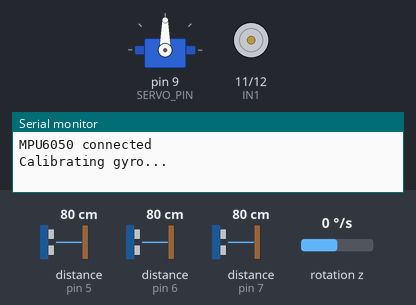
Bench run of a sketch on a simulated Arduino Uno, built with avr-gcc and run on an emulated ATmega328P. Shown: servo, motor-driver pin pairs drawn as motors (green arrow = first pin HIGH = forward, orange = second pin HIGH = backward, longer = more drive, scaled by the enable pin), the last lines printed to the serial monitor. Wiring (inferred from the names in the program): 2 × ultrasonic range finder: trigger pin 2, echo pin 5 / trigger pin 4, echo pin 7. The inputs (shaded band) are chosen by the test bench; at power-on: rotation z 0 °/s, distance to the obstacle (sensors on pin 7, pin 6, pin 5) 80 cm. The echo pulse lasts 58.3 µs per cm. At 18.3 s the program stops and its outputs stay as they are.

Above: at 0.8 s.
0.9 s: rotation z set to -192 °/s
At 5.6 s:
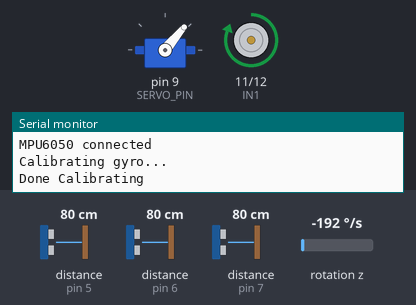
5.8 s: distance to the obstacle (sensor on pin 7) set to 2 cm
At 5.87 s:
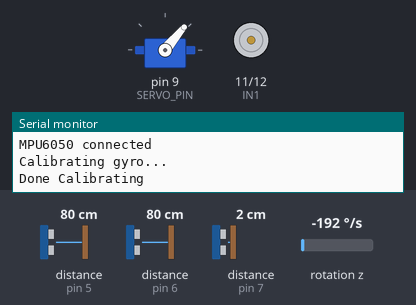
7.4 s: rotation z set to -100 °/s
At 11.0 s:
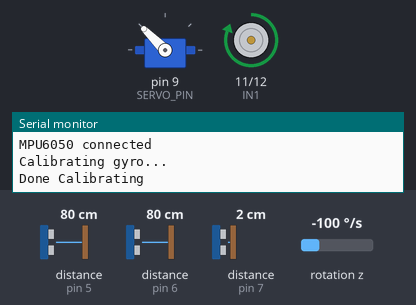
11.3 s: distance to the obstacle (sensor on pin 6) set to 120 cm
At 19.3 s:
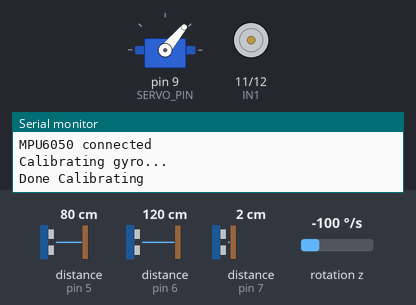
Timing chart, 0 to 19.8 s (numbered marks = the images above; inputs shaded):
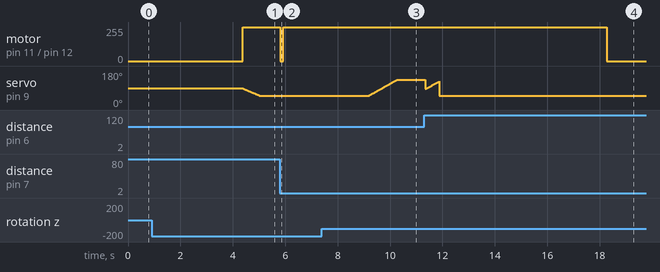

The sketch:

openchallenge.ino
```cpp
#include <Wire.h>
#include <MPU6050.h>
#include <Servo.h>

// .....................................Pin Definitions...........................................//
#define SERVO_PIN 9
#define INITIAL_ANGLE 90
#define IN1 11
#define IN2 12
#define ENA 13
#define trigPinl 3
#define echoPinl 6
#define trigPinr 2
#define echoPinr 5
#define trigPinf 4
#define echoPinf 7

MPU6050 mpu;
Servo myServo;

//.........................................variables.............................................//
int16_t gz;
long previous_time;
float yaw_angle = 0;
float gyro_z_offset = 0;
int calibration_count = 2000;                         // Number of samples for calibration
int currentAngle = INITIAL_ANGLE;

unsigned long lastTime = 0;
int i = 0;
int targetYawAngle = 0;

// PID parameters
float Kp = 1.5;
float Ki = 0.01;
float Kd = 0.5;
// PID variables
float error;
float controlSignal;

int steering_angle  = 89 ;
int c = 0;
int turn_count = 0; // Number of turns

void setup() {
    // ..................................Initialization........................................//
  Serial.begin(9600);
  Wire.begin();
  mpu.initialize();
    // ..................................Motor Driver setup......................................//
  pinMode(IN1, OUTPUT);
  pinMode(IN2, OUTPUT);
  pinMode(ENA, OUTPUT);

  //................................. Ultrasonic sensor setup..................................//
  pinMode(trigPinl, OUTPUT);
  pinMode(echoPinl, INPUT);
  pinMode(trigPinr, OUTPUT);
  pinMode(echoPinr, INPUT);
  pinMode(trigPinf, OUTPUT);
  pinMode(echoPinf, INPUT);
  //.............................Check if MPU6050 is connected properly.......................//
  Serial.println(mpu.testConnection() ? "MPU6050 connected" : "MPU6050 connection failed");
  //.............................Calibrate the gyro to calculate drift........................//
    myServo.attach(SERVO_PIN);
  myServo.write(currentAngle);
  Serial.println("Calibrating gyro...");
  calculateGyroDrift();
  Serial.println("Done Calibrating");
  //.......................................Servo setup.......................................//


  digitalWrite(IN1, HIGH);  // Set direction
  digitalWrite(IN2, LOW);   // Set direction
  analogWrite(ENA, 0);      // Set initial speed (0-255)

  //...................................... Main code .......................................//
  previous_time = millis(); // Record the start time


  while (usForward() > 80 || (usRight() < 70 && usLeft() < 70 )) {
    MoveFWwithGyro();
    analogWrite(ENA, 255);
  }
  while (usForward() > 60 || (usRight() < 70 && usLeft() < 70 )) {
    MoveFWwithGyro();
    analogWrite(ENA, 220);
  }
  analogWrite(ENA, 0);
  delay(100);

  //....... Determine the Direction of Rotation .......//
  if (usLeft() < usRight()) {  // Clockwise (CW)
    i = 1;
  } else if (usLeft() > usRight()) { // Counterclockwise (CCW)
    i = 2;
  } else {
    while (1) {
     myServo.write(30);
     delay(1000);
     myServo.write(160);
     delay(1000);
    }
  }
  analogWrite(ENA, 255);
  while (i == 1) {
    analogWrite(ENA, 255);
    MoveFWwithGyro();

    if (usForward() < 60 && usRight() > 100) {
      c = 0;
      targetYawAngle -= 90;
      while (c<2000) {
        MoveFWwithGyro();
        c = c+1;
      }

      turn_count++; // Increment the turn count
      if (turn_count >= 12) { // Check if 12 turns have been made
        delay(100); // Delay for 1 second before stopping
        analogWrite(ENA, 0); // Stop the robot
        while (1); // Stop permanently
      }
    }
  }

  while (i == 2) {
    MoveFWwithGyro();
    if (usForward() < 60 && usLeft() > 100) {
      targetYawAngle += 89;
      c=0;
      while (c < 1500) {
        MoveFWwithGyro();
        c=c+1;
      }

      turn_count++; // Increment the turn count
      if (turn_count >= 12) { // Check if 12 turns have been made
        delay(100); // Delay for 1 second before stopping
        analogWrite(ENA, 0); // Stop the robot
        while (1); // Stop permanently
      }
    }
  }
}

void loop() {
  //MoveFWwithGyro();
}

// .....................................Functions Definitions...........................................//
//........... Moving forward with Gyro Feedback ...........//
void MoveFWwithGyro() {
    long current_time = millis();

    float elapsed_time = (current_time - previous_time) / 1000.0; // Calculate elapsed time in seconds
    previous_time = current_time;

    // Get the Z-axis rotation value
    gz = mpu.getRotationZ();

    // Apply drift correction
    gz -= gyro_z_offset;

    // Convert gyroscope reading to degrees per second
    float gyro_z = gz / 131.0;

    // Calculate the yaw angle by integrating the angular velocity over time
    yaw_angle += gyro_z * elapsed_time;
    error = yaw_angle - targetYawAngle;

  // Calculate the control signal
  controlSignal = Kp * error;

    float t = controlSignal + 90;

    t = constrain(t, 50, 135);   // Keep the angle within bounds
    myServo.write(int(t));
}


void yaw() {
  long current_time = millis();
  float elapsed_time = (current_time - previous_time) / 1000.0; // Calculate elapsed time in seconds
  previous_time = current_time;

  // Get Z-axis rotation value
  gz = mpu.getRotationZ();

  // Apply drift correction
  gz -= gyro_z_offset;

  // Convert gyroscope reading to degrees per second
  float gyro_z = gz / 131.0;

  // Calculate the yaw angle by integrating the angular velocity over time
  yaw_angle += gyro_z * elapsed_time;
}

//................. Gyro Calibration ....................//
void calculateGyroDrift() {
  for (int i = 0; i < calibration_count; i++) {
    // Get Z-axis rotation value
    gz = mpu.getRotationZ();
    gyro_z_offset += gz;
    delay(2); // Short delay between readings to stabilize
  }
  // Average the readings to get the drift (offset) value
  gyro_z_offset /= calibration_count;
}

//................. Ultrasonic....................//
long getUltrasonicDistance(int trigPin, int echoPin) {
  // Trigger the ultrasonic sensor
  digitalWrite(trigPin, LOW);
  delayMicroseconds(2);
  digitalWrite(trigPin, HIGH);
  delayMicroseconds(10);
  digitalWrite(trigPin, LOW);

  // Read the echo pin
  long duration = pulseIn(echoPin, HIGH);

  // Calculate the distance in cm
  long distance = duration * 0.034 / 2;

  return distance;
}

long usLeft() {
  return getUltrasonicDistance(trigPinl, echoPinl);
}

long usRight() {
  return getUltrasonicDistance(trigPinr, echoPinr);
}

long usForward() {
  return getUltrasonicDistance(trigPinf, echoPinf);
}
```

Measured:
- after the input at 0.9 s, servo on pin 9 (SERVO_PIN): moves from 90° to 50° over 0.64 s, starting after 3.5 s
- after the input at 5.8 s, motor on pin 11 (IN1) / pin 12 (IN2): forward 255/255 → stopped at once, → forward 255/255 0.12 s later
- after the input at 7.4 s, servo on pin 9 (SERVO_PIN): moves from 50° to 135° over 1.1 s, starting after 1.8 s
- after the input at 11.3 s, motor on pin 11 (IN1) / pin 12 (IN2): forward 255/255 → stopped after 7.0 s
